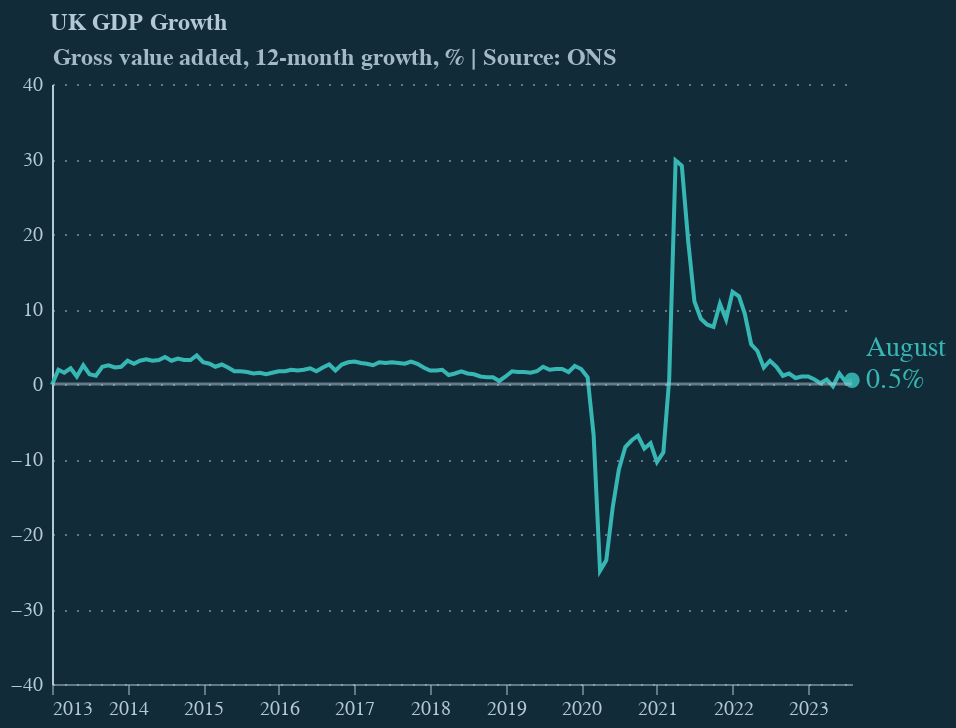

The code cell stored with this chart in its notebook:
### Code cell
# create chart using Altair

chart = alt.Chart(df_ed2r[df_ed2r['date'] >= '2013-01-01']).mark_line(color=line_colour).encode(
    x=alt.X(
        'date:T',
        axis=alt.Axis(
            labelColor=detail,
            tickColor=detail,
            domainColor=detail,
            domainOpacity=0.5,
            grid=False,
            labelAngle=0,
            tickCount=10,
            tickOpacity=0.5,
            title=None
        )
    ),
    y=alt.Y(
        'value:Q',
        axis=alt.Axis(
            labelColor=detail,
            tickColor=detail,
            domainColor=detail,
            gridColor=detail,
            gridDash=[1, 5],
            gridOpacity=0.5,
            labelPadding=5,
            tickCount=8,
            tickOpacity=0.5,
            ticks=False,
            title='Gross value added, 12-month growth, % | Source: ONS',
            titleAlign='left',
            titleAngle=0,
            titleBaseline='bottom',
            titleColor=detail,
            titleFontSize=12,
            titleOpacity=0.9,
            titleX=0,
            titleY=-7
        ),
        scale=alt.Scale(zero=False, padding=30)
    )
).properties(
    width = 400,
    height = 300,
    title = 'UK GDP Growth'
)

# Add a point on at the last data point
# First filter the data to get the last data point
# Then add a point on the chart
last_point = df_ed2r[df_ed2r['date'] == df_ed2r['date'].max()]

point = alt.Chart(last_point).mark_point(color=line_colour, size=60, opacity=0.9, filled=True).encode(
    x=alt.X('date:T'),
    y=alt.Y('value:Q')
)

# Now let's add text to the point
# add a column to `last_point` dataframe with the text we want to display
last_point['text'] = last_point['value'].apply(lambda x: f'{x:.1f}%')

text_value = point.mark_text(
    align='left',
    baseline='middle',
    dx=7,
    dy=0,
    color=line_colour,
    fontSize=14,
).encode(
    text='text'
)

text_month = point.mark_text(
    align='left',
    baseline='middle',
    dx=7,
    dy=-16,
    color=line_colour,
    fontSize=14,
).encode(
    text='month'
)

chart = chart + point + text_month + text_value

# add a line at y=0
chart += alt.Chart(pd.DataFrame({'y': [0]})).mark_rule(color=detail, size=1.5, opacity=0.5).encode(y='y')


chart = chart.configure(
    font='Circular Std',
    background=background
).configure_title(
    anchor='start',
    dx=20,
    fontSize=12,
    subtitleFontSize=12,
    color=detail,
    subtitleColor='#000000'
).configure_view(
    stroke=None
)

chart.display()

### Figure 1 — Vega-Lite specification as saved in the notebook (floating-point values rounded to 4 significant figures)
{"config": {"view": {"continuousWidth": 300, "continuousHeight": 300, "stroke": null}, "background": "#122b39", "font": "Circular Std", "title": {"anchor": "start", "color": "#b4c8d8", "dx": 20, "fontSize": 12, "subtitleColor": "#000000", "subtitleFontSize": 12}}, "layer": [{"data": {"name": "data-109fedd27f92f988eea7857479669bd3"}, "mark": {"type": "line", "color": "#36b7b4"}, "encoding": {"x": {"axis": {"domainColor": "#b4c8d8", "domainOpacity": 0.5, "grid": false, "labelAngle": 0, "labelColor": "#b4c8d8", "tickColor": "#b4c8d8", "tickCount": 10, "tickOpacity": 0.5, "title": null}, "field": "date", "type": "temporal"}, "y": {"axis": {"domainColor": "#b4c8d8", "gridColor": "#b4c8d8", "gridDash": [1, 5], "gridOpacity": 0.5, "labelColor": "#b4c8d8", "labelPadding": 5, "tickColor": "#b4c8d8", "tickCount": 8, "tickOpacity": 0.5, "ticks": false, "title": "Gross value added, 12-month growth, % | Source: ONS", "titleAlign": "left", "titleAngle": 0, "titleBaseline": "bottom", "titleColor": "#b4c8d8", "titleFontSize": 12, "titleOpacity": 0.9, "titleX": 0, "titleY": -7}, "field": "value", "scale": {"padding": 30, "zero": false}, "type": "quantitative"}}, "title": "UK GDP Growth"}, {"data": {"name": "data-974185b207ca60d57254b9f946af2894"}, "mark": {"type": "point", "color": "#36b7b4", "filled": true, "opacity": 0.9, "size": 60}, "encoding": {"x": {"field": "date", "type": "temporal"}, "y": {"field": "value", "type": "quantitative"}}}, {"data": {"name": "data-974185b207ca60d57254b9f946af2894"}, "mark": {"type": "text", "align": "left", "baseline": "middle", "color": "#36b7b4", "dx": 7, "dy": -16, "fontSize": 14}, "encoding": {"text": {"field": "month", "type": "nominal"}, "x": {"field": "date", "type": "temporal"}, "y": {"field": "value", "type": "quantitative"}}}, {"data": {"name": "data-974185b207ca60d57254b9f946af2894"}, "mark": {"type": "text", "align": "left", "baseline": "middle", "color": "#36b7b4", "dx": 7, "dy": 0, "fontSize": 14}, "encoding": {"text": {"field": "text", "type": "nominal"}, "x": {"field": "date", "type": "temporal"}, "y": {"field": "value", "type": "quantitative"}}}, {"data": {"name": "data-06fd9f850666401b4599de5588b60692"}, "mark": {"type": "rule", "color": "#b4c8d8", "opacity": 0.5, "size": 1.5}, "encoding": {"y": {"field": "y", "type": "quantitative"}}}], "height": 300, "width": 400, "$schema": "https://vega.github.io/schema/vega-lite/v5.8.0.json", "datasets": {"data-109fedd27f92f988eea7857479669bd3": [{"date": "2013-01-01T00:00:00", "month": "January", "value": -0.1, "year": "2013"}, {"date": "2013-02-01T00:00:00", "month": "February", "value": 1.9, "year": "2013"}, {"date": "2013-03-01T00:00:00", "month": "March", "value": 1.5, "year": "2013"}, {"date": "2013-04-01T00:00:00", "month": "April", "value": 2.1, "year": "2013"}, {"date": "2013-05-01T00:00:00", "month": "May", "value": 1.0, "year": "2013"}, {"date": "2013-06-01T00:00:00", "month": "June", "value": 2.5, "year": "2013"}, {"date": "2013-07-01T00:00:00", "month": "July", "value": 1.3, "year": "2013"}, {"date": "2013-08-01T00:00:00", "month": "August", "value": 1.1, "year": "2013"}, {"date": "2013-09-01T00:00:00", "month": "September", "value": 2.3, "year": "2013"}, {"date": "2013-10-01T00:00:00", "month": "October", "value": 2.5, "year": "2013"}, {"date": "2013-11-01T00:00:00", "month": "November", "value": 2.2, "year": "2013"}, {"date": "2013-12-01T00:00:00", "month": "December", "value": 2.3, "year": "2013"}, {"date": "2014-01-01T00:00:00", "month": "January", "value": 3.1, "year": "2014"}, {"date": "2014-02-01T00:00:00", "month": "February", "value": 2.7, "year": "2014"}, {"date": "2014-03-01T00:00:00", "month": "March", "value": 3.1, "year": "2014"}, {"date": "2014-04-01T00:00:00", "month": "April", "value": 3.3, "year": "2014"}, {"date": "2014-05-01T00:00:00", "month": "May", "value": 3.1, "year": "2014"}, {"date": "2014-06-01T00:00:00", "month": "June", "value": 3.2, "year": "2014"}, {"date": "2014-07-01T00:00:00", "month": "July", "value": 3.6, "year": "2014"}, {"date": "2014-08-01T00:00:00", "month": "August", "value": 3.1, "year": "2014"}, {"date": "2014-09-01T00:00:00", "month": "September", "value": 3.4, "year": "2014"}, {"date": "2014-10-01T00:00:00", "month": "October", "value": 3.2, "year": "2014"}, {"date": "2014-11-01T00:00:00", "month": "November", "value": 3.2, "year": "2014"}, {"date": "2014-12-01T00:00:00", "month": "December", "value": 3.8, "year": "2014"}, {"date": "2015-01-01T00:00:00", "month": "January", "value": 2.9, "year": "2015"}, {"date": "2015-02-01T00:00:00", "month": "February", "value": 2.7, "year": "2015"}, {"date": "2015-03-01T00:00:00", "month": "March", "value": 2.3, "year": "2015"}, {"date": "2015-04-01T00:00:00", "month": "April", "value": 2.6, "year": "2015"}, {"date": "2015-05-01T00:00:00", "month": "May", "value": 2.2, "year": "2015"}, {"date": "2015-06-01T00:00:00", "month": "June", "value": 1.7, "year": "2015"}, {"date": "2015-07-01T00:00:00", "month": "July", "value": 1.7, "year": "2015"}, {"date": "2015-08-01T00:00:00", "month": "August", "value": 1.6, "year": "2015"}, {"date": "2015-09-01T00:00:00", "month": "September", "value": 1.4, "year": "2015"}, {"date": "2015-10-01T00:00:00", "month": "October", "value": 1.5, "year": "2015"}, {"date": "2015-11-01T00:00:00", "month": "November", "value": 1.3, "year": "2015"}, {"date": "2015-12-01T00:00:00", "month": "December", "value": 1.5, "year": "2015"}, {"date": "2016-01-01T00:00:00", "month": "January", "value": 1.7, "year": "2016"}, {"date": "2016-02-01T00:00:00", "month": "February", "value": 1.7, "year": "2016"}, {"date": "2016-03-01T00:00:00", "month": "March", "value": 1.9, "year": "2016"}, {"date": "2016-04-01T00:00:00", "month": "April", "value": 1.8, "year": "2016"}, {"date": "2016-05-01T00:00:00", "month": "May", "value": 1.9, "year": "2016"}, {"date": "2016-06-01T00:00:00", "month": "June", "value": 2.1, "year": "2016"}, {"date": "2016-07-01T00:00:00", "month": "July", "value": 1.7, "year": "2016"}, {"date": "2016-08-01T00:00:00", "month": "August", "value": 2.2, "year": "2016"}, {"date": "2016-09-01T00:00:00", "month": "September", "value": 2.6, "year": "2016"}, {"date": "2016-10-01T00:00:00", "month": "October", "value": 1.8, "year": "2016"}, {"date": "2016-11-01T00:00:00", "month": "November", "value": 2.6, "year": "2016"}, {"date": "2016-12-01T00:00:00", "month": "December", "value": 2.9, "year": "2016"}, {"date": "2017-01-01T00:00:00", "month": "January", "value": 3.0, "year": "2017"}, {"date": "2017-02-01T00:00:00", "month": "February", "value": 2.8, "year": "2017"}, {"date": "2017-03-01T00:00:00", "month": "March", "value": 2.7, "year": "2017"}, {"date": "2017-04-01T00:00:00", "month": "April", "value": 2.5, "year": "2017"}, {"date": "2017-05-01T00:00:00", "month": "May", "value": 2.9, "year": "2017"}, {"date": "2017-06-01T00:00:00", "month": "June", "value": 2.8, "year": "2017"}, {"date": "2017-07-01T00:00:00", "month": "July", "value": 2.9, "year": "2017"}, {"date": "2017-08-01T00:00:00", "month": "August", "value": 2.8, "year": "2017"}, {"date": "2017-09-01T00:00:00", "month": "September", "value": 2.7, "year": "2017"}, {"date": "2017-10-01T00:00:00", "month": "October", "value": 3.0, "year": "2017"}, {"date": "2017-11-01T00:00:00", "month": "November", "value": 2.7, "year": "2017"}, {"date": "2017-12-01T00:00:00", "month": "December", "value": 2.2, "year": "2017"}, {"date": "2018-01-01T00:00:00", "month": "January", "value": 1.8, "year": "2018"}, {"date": "2018-02-01T00:00:00", "month": "February", "value": 1.8, "year": "2018"}, {"date": "2018-03-01T00:00:00", "month": "March", "value": 1.9, "year": "2018"}, {"date": "2018-04-01T00:00:00", "month": "April", "value": 1.2, "year": "2018"}, {"date": "2018-05-01T00:00:00", "month": "May", "value": 1.4, "year": "2018"}, {"date": "2018-06-01T00:00:00", "month": "June", "value": 1.7, "year": "2018"}, {"date": "2018-07-01T00:00:00", "month": "July", "value": 1.4, "year": "2018"}, {"date": "2018-08-01T00:00:00", "month": "August", "value": 1.3, "year": "2018"}, {"date": "2018-09-01T00:00:00", "month": "September", "value": 1.0, "year": "2018"}, {"date": "2018-10-01T00:00:00", "month": "October", "value": 0.9, "year": "2018"}, {"date": "2018-11-01T00:00:00", "month": "November", "value": 0.9, "year": "2018"}, {"date": "2018-12-01T00:00:00", "month": "December", "value": 0.4, "year": "2018"}, {"date": "2019-01-01T00:00:00", "month": "January", "value": 1.0, "year": "2019"}, {"date": "2019-02-01T00:00:00", "month": "February", "value": 1.7, "year": "2019"}, {"date": "2019-03-01T00:00:00", "month": "March", "value": 1.6, "year": "2019"}, {"date": "2019-04-01T00:00:00", "month": "April", "value": 1.6, "year": "2019"}, {"date": "2019-05-01T00:00:00", "month": "May", "value": 1.5, "year": "2019"}, {"date": "2019-06-01T00:00:00", "month": "June", "value": 1.7, "year": "2019"}, {"date": "2019-07-01T00:00:00", "month": "July", "value": 2.3, "year": "2019"}, {"date": "2019-08-01T00:00:00", "month": "August", "value": 1.9, "year": "2019"}, {"date": "2019-09-01T00:00:00", "month": "September", "value": 2.0, "year": "2019"}, {"date": "2019-10-01T00:00:00", "month": "October", "value": 2.0, "year": "2019"}, {"date": "2019-11-01T00:00:00", "month": "November", "value": 1.6, "year": "2019"}, {"date": "2019-12-01T00:00:00", "month": "December", "value": 2.4, "year": "2019"}, {"date": "2020-01-01T00:00:00", "month": "January", "value": 2.0, "year": "2020"}, {"date": "2020-02-01T00:00:00", "month": "February", "value": 0.9, "year": "2020"}, {"date": "2020-03-01T00:00:00", "month": "March", "value": -6.8, "year": "2020"}, {"date": "2020-04-01T00:00:00", "month": "April", "value": -24.9, "year": "2020"}, {"date": "2020-05-01T00:00:00", "month": "May", "value": -23.5, "year": "2020"}, {"date": "2020-06-01T00:00:00", "month": "June", "value": -16.5, "year": "2020"}, {"date": "2020-07-01T00:00:00", "month": "July", "value": -11.4, "year": "2020"}, {"date": "2020-08-01T00:00:00", "month": "August", "value": -8.4, "year": "2020"}, {"date": "2020-09-01T00:00:00", "month": "September", "value": -7.5, "year": "2020"}, {"date": "2020-10-01T00:00:00", "month": "October", "value": -6.9, "year": "2020"}, {"date": "2020-11-01T00:00:00", "month": "November", "value": -8.6, "year": "2020"}, {"date": "2020-12-01T00:00:00", "month": "December", "value": -7.9, "year": "2020"}, {"date": "2021-01-01T00:00:00", "month": "January", "value": -10.4, "year": "2021"}, {"date": "2021-02-01T00:00:00", "month": "February", "value": -9.1, "year": "2021"}, {"date": "2021-03-01T00:00:00", "month": "March", "value": 0.6, "year": "2021"}, {"date": "2021-04-01T00:00:00", "month": "April", "value": 29.8, "year": "2021"}, {"date": "2021-05-01T00:00:00", "month": "May", "value": 29.1, "year": "2021"}, {"date": "2021-06-01T00:00:00", "month": "June", "value": 19.0, "year": "2021"}, {"date": "2021-07-01T00:00:00", "month": "July", "value": 11.0, "year": "2021"}, {"date": "2021-08-01T00:00:00", "month": "August", "value": 8.7, "year": "2021"}, {"date": "2021-09-01T00:00:00", "month": "September", "value": 7.9, "year": "2021"}, {"date": "2021-10-01T00:00:00", "month": "October", "value": 7.6, "year": "2021"}, {"date": "2021-11-01T00:00:00", "month": "November", "value": 10.7, "year": "2021"}, {"date": "2021-12-01T00:00:00", "month": "December", "value": 8.6, "year": "2021"}, {"date": "2022-01-01T00:00:00", "month": "January", "value": 12.3, "year": "2022"}, {"date": "2022-02-01T00:00:00", "month": "February", "value": 11.7, "year": "2022"}, {"date": "2022-03-01T00:00:00", "month": "March", "value": 9.4, "year": "2022"}, {"date": "2022-04-01T00:00:00", "month": "April", "value": 5.3, "year": "2022"}, {"date": "2022-05-01T00:00:00", "month": "May", "value": 4.4, "year": "2022"}, {"date": "2022-06-01T00:00:00", "month": "June", "value": 2.2, "year": "2022"}, {"date": "2022-07-01T00:00:00", "month": "July", "value": 3.1, "year": "2022"}, {"date": "2022-08-01T00:00:00", "month": "August", "value": 2.3, "year": "2022"}, {"date": "2022-09-01T00:00:00", "month": "September", "value": 1.1, "year": "2022"}, {"date": "2022-10-01T00:00:00", "month": "October", "value": 1.4, "year": "2022"}, {"date": "2022-11-01T00:00:00", "month": "November", "value": 0.8, "year": "2022"}, {"date": "2022-12-01T00:00:00", "month": "December", "value": 1.0, "year": "2022"}, {"date": "2023-01-01T00:00:00", "month": "January", "value": 1.0, "year": "2023"}, {"date": "2023-02-01T00:00:00", "month": "February", "value": 0.6, "year": "2023"}, {"date": "2023-03-01T00:00:00", "month": "March", "value": 0.1, "year": "2023"}, {"date": "2023-04-01T00:00:00", "month": "April", "value": 0.6, "year": "2023"}, {"date": "2023-05-01T00:00:00", "month": "May", "value": -0.3, "year": "2023"}, {"date": "2023-06-01T00:00:00", "month": "June", "value": 1.4, "year": "2023"}, {"date": "2023-07-01T00:00:00", "month": "July", "value": 0.3, "year": "2023"}, {"date": "2023-08-01T00:00:00", "month": "August", "value": 0.5, "year": "2023"}], "data-974185b207ca60d57254b9f946af2894": [{"date": "2023-08-01T00:00:00", "month": "August", "value": 0.5, "year": "2023", "text": "0.5%"}], "data-06fd9f850666401b4599de5588b60692": [{"y": 0}]}}
